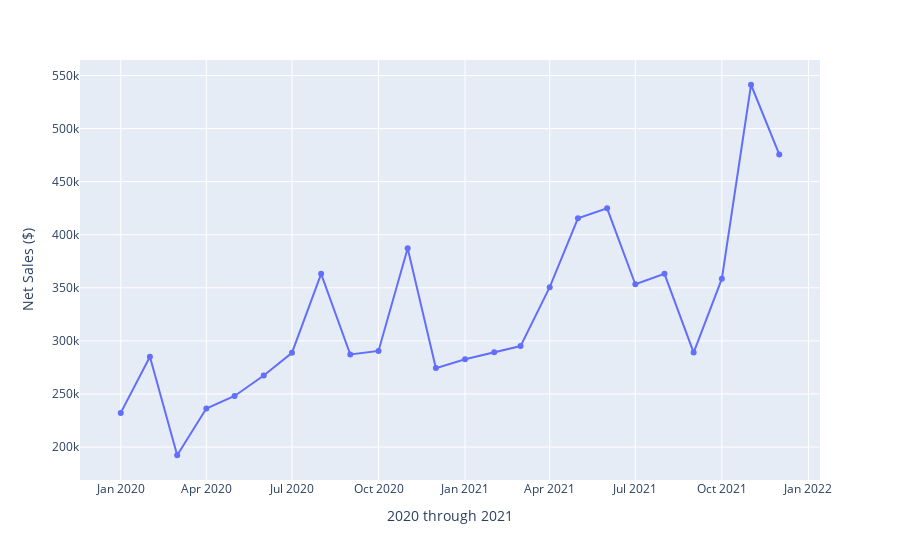

Here is the notebook cell this chart was saved with:
### Code cell
x=US_month_df.date
y=US_month_df.sum_net_sales
fig55 = px.line(df, x=x, y=y,
              #title="Vitamin Ventures US Sales - 2020 through 2021",
              labels=dict(x="2020 through 2021",
                     y="Net Sales ($)"),
              markers = True
                           )
            
fig55.show()
fig55.write_html("../Graphs/US_Sales_Line.html")

### Figure 1 — Plotly figure (JSON) as saved in the notebook; plotly's stock layout.template omitted (floating-point values rounded to 4 significant figures)
{"data": [{"hovertemplate": "2020 through 2021=%{x}<br>Net Sales ($)=%{y}<extra></extra>", "legendgroup": "", "line": {"color": "#636efa", "dash": "solid"}, "marker": {"symbol": "circle"}, "mode": "markers+lines", "name": "", "orientation": "v", "showlegend": false, "type": "scatter", "x": ["2020-01-01", "2020-02-01", "2020-03-01", "2020-04-01", "2020-05-01", "2020-06-01", "2020-07-01", "2020-08-01", "2020-09-01", "2020-10-01", "2020-11-01", "2020-12-01", "2021-01-01", "2021-02-01", "2021-03-01", "2021-04-01", "2021-05-01", "2021-06-01", "2021-07-01", "2021-08-01", "2021-09-01", "2021-10-01", "2021-11-01", "2021-12-01"], "xaxis": "x", "y": [232200.0, 285000.0, 192300.0, 236200.0, 248100.0, 267400.0, 288700.0, 363200.0, 287100.0, 290500.0, 387300.0, 274300.0, 282800.0, 289400.0, 295100.0, 350600.0, 415500.0, 424900.0, 353300.0, 363200.0, 289000.0, 358600.0, 541300.0, 475600.0], "yaxis": "y"}], "layout": {"legend": {"tracegroupgap": 0}, "margin": {"t": 60}, "xaxis": {"anchor": "y", "domain": [0, 1], "title": {"text": "2020 through 2021"}}, "yaxis": {"anchor": "x", "domain": [0, 1], "title": {"text": "Net Sales ($)"}}}}
